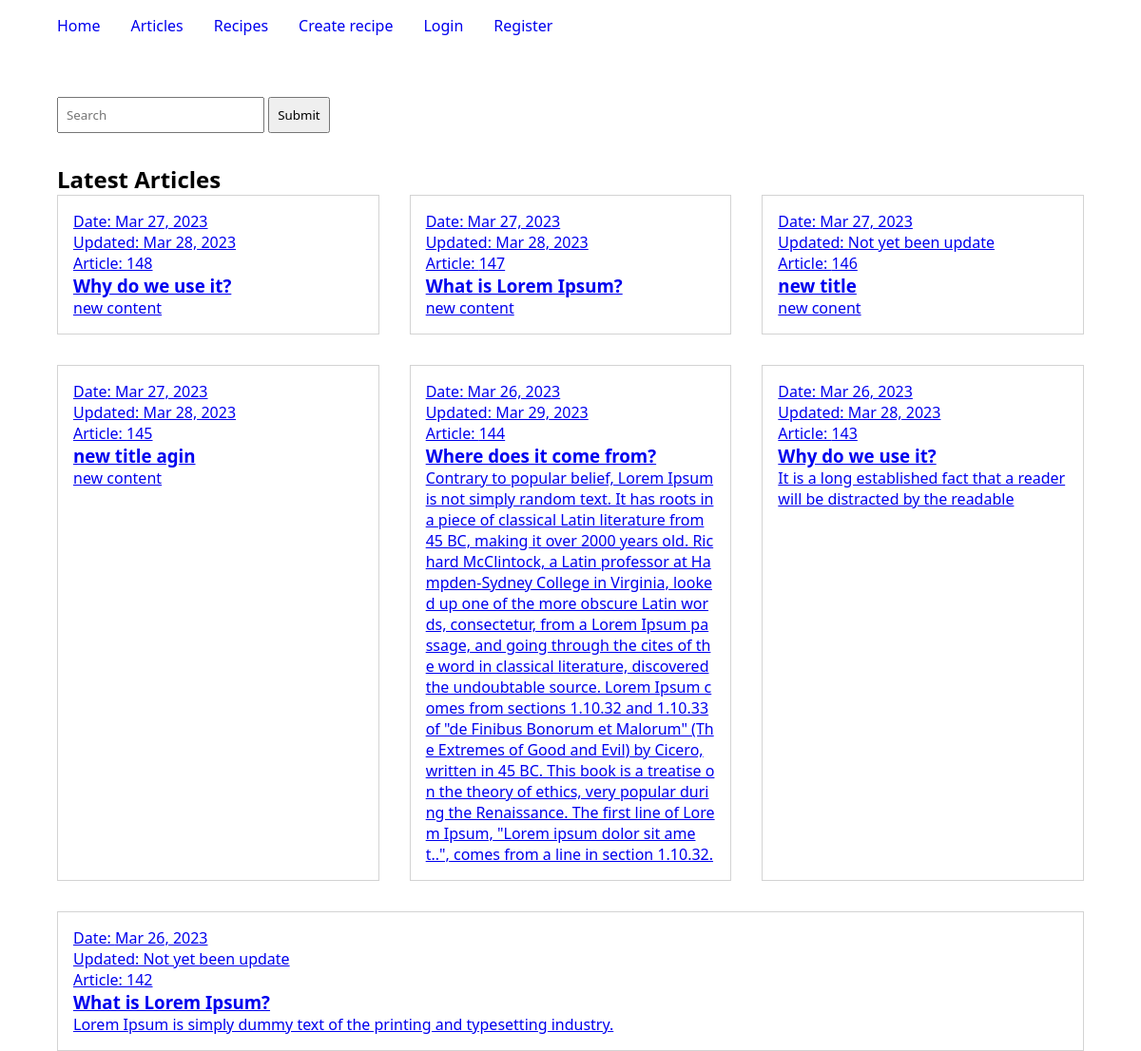
The page / on the database its author committed.
### articles/models.py (models this page shows, shortened)
class Article(models.Model):
    author = models.ForeignKey(User, on_delete=models.SET_NULL, null=True, blank=True)
    slug = models.SlugField(blank=True, null=True)
    title = models.CharField(max_length=120)
    content = models.TextField()
    created = models.DateTimeField(auto_now_add=True)
    updated = models.DateTimeField(auto_now=True)
    class Meta:
        ordering = ["-id"]

### articles/views.py (the view)
# urls.py: path("", home, name="home"),
def home(request):
    articles = Article.objects.all()
    context={"articles": articles}
    return render(request, "articles/home.html", context=context)

### articles/templates/articles/home.html (shortened to what this page needs)
{% extends 'articles/index.html' %}
{% block content %}
<Section class="main-section">
    <h2>Latest Articles</h2>
    <div class="contents">
        {% for article in articles %}
            <a class="content" href="{% url 'articles:article-detail' article.slug %}">
                <p>Date: {{ article.created|date:"M d, o" }}</p>
                {% if article.created|date:"M d, o" == article.updated|date:"M d, o" %}
                    <p>Updated: Not yet been update</p>
                {% else%}
                    <p>Updated: {{ article.updated|date:"M d, o" }}</p>
                {% endif %}
                <p>Article: {{ article.id }}</p>
                <h3>{{ article.title }}</h3>
                <p>{{ article.content }}</p>
            </a>
        {% endfor %}
    </div>
</Section>
{% endblock content %}

### articles/templates/articles/index.html (style rules this page uses)
.main-section { width: 90%; margin: 2rem auto 0 auto; }
.contents { display: flex; justify-content: flex-start; flex-wrap: wrap; gap: 2rem; }
.content { border: 1px solid lightgray; padding: 1rem; word-break: break-all; flex: 1 0 30%; }

### rows shown on the page
Article: created "Mar 27, 2023", updated "Mar 28, 2023", id "148", title "Why do we use it?", content "new content"
Article: created "Mar 27, 2023", updated "Mar 28, 2023", id "147", title "What is Lorem Ipsum?", content "new content"
Article: created "Mar 27, 2023", shows "Updated: Not yet been update", id "146", title "new title", content "new conent"
Article: created "Mar 27, 2023", updated "Mar 28, 2023", id "145", title "new title agin", content "new content"
Article: created "Mar 26, 2023", updated "Mar 29, 2023", id "144", title "Where does it come from?", content "Contrary to popular belief, Lorem Ipsum is not simply random text. It has roots in a piece of classical Latin literature from 45 BC, making it over 2000 years old. Richard McClintock, a Latin professor at Hampden-Sydney College in Virginia, looked up one of the more obscure Latin words, consectetur, from a Lorem Ipsum passage, and going through the cites of the word in classical literature, discovered the undoubtable source. Lorem Ipsum comes from sections 1.10.32 and 1.10.33 of \"de Finibus Bonorum et Malorum\" (The Extremes of Good and Evil) by Cicero, written in 45 BC. This book is a treatise on the theory of ethics, very popular during the Renaissance. The first line of Lorem Ipsum,…"
Article: created "Mar 26, 2023", updated "Mar 28, 2023", id "143", title "Why do we use it?", content "It is a long established fact that a reader will be distracted by the readable"
Article: created "Mar 26, 2023", shows "Updated: Not yet been update", id "142", title "What is Lorem Ipsum?", content "Lorem Ipsum is simply dummy text of the printing and typesetting industry."
